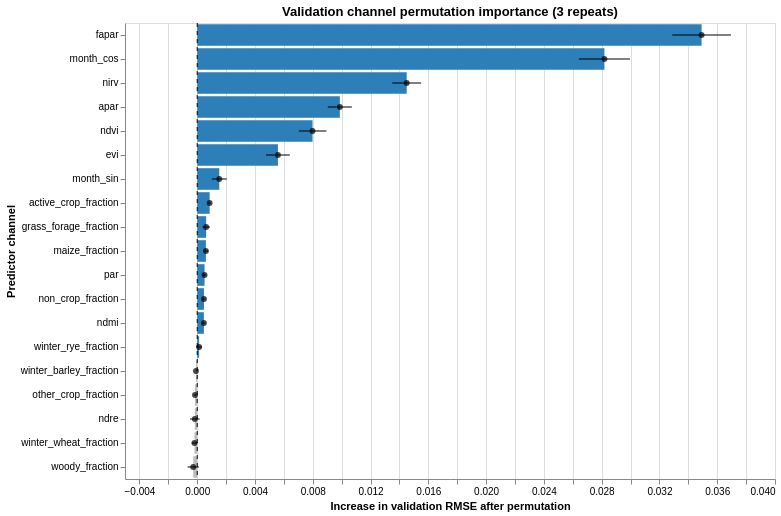

The code cell stored with this chart in its notebook:
### Code cell
PERMUTATION_REPEATS = 3
PERMUTATION_SEED = SEED + 1000


def collect_normalized_channel_maps(
    loader: DataLoader,
    dataset: SentinelAggregateDataset,
    channel_index: int,
) -> np.ndarray:
    channel_maps = None
    for x, _, _, _, sample_indices in loader:
        if channel_maps is None:
            channel_maps = np.empty(
                (len(dataset), x.shape[-2], x.shape[-1]),
                dtype=np.float32,
            )
        channel_maps[sample_indices.numpy()] = x[:, channel_index].numpy()
    if channel_maps is None:
        raise ValueError('Validation loader is empty.')
    return channel_maps


@torch.no_grad()
def predict_with_permuted_channel(
    model: nn.Module,
    loader: DataLoader,
    channel_index: int,
    channel_maps: np.ndarray,
    donor_indices: np.ndarray,
) -> tuple[np.ndarray, np.ndarray]:
    model.eval()
    observed_parts = []
    predicted_parts = []

    for x, weight, y, _, sample_indices in loader:
        sample_indices_np = sample_indices.numpy()
        donor_maps = channel_maps[donor_indices[sample_indices_np]]
        x = x.clone()
        x[:, channel_index] = torch.from_numpy(donor_maps)

        x_gpu = x.to(DEVICE, non_blocking=True)
        weight_gpu = weight.to(DEVICE, non_blocking=True)
        with torch.autocast(
            device_type=DEVICE.type,
            dtype=torch.float16,
            enabled=AMP_ENABLED,
        ):
            pred_map = model(x_gpu)

        predicted_parts.append(
            aggregate_prediction(pred_map, weight_gpu).cpu().numpy()
        )
        observed_parts.append(y.numpy())

    observed = denormalize_sif(np.concatenate(observed_parts))
    predicted = denormalize_sif(np.concatenate(predicted_parts))
    return observed, predicted


baseline_validation_rmse = val_metrics_raw['rmse']
importance_rows = []

for channel_index, channel_name in enumerate(channel_names):
    print(f'Permutation importance: {channel_index + 1} / {len(channel_names)} - {channel_name}')
    channel_maps = collect_normalized_channel_maps(
        val_loader, val_dataset, channel_index
    )

    for repeat in range(PERMUTATION_REPEATS):
        rng = np.random.default_rng(
            PERMUTATION_SEED + channel_index * 100 + repeat
        )
        donor_indices = rng.permutation(len(val_dataset))
        observed_permuted, predicted_permuted = predict_with_permuted_channel(
            model,
            val_loader,
            channel_index,
            channel_maps,
            donor_indices,
        )
        permuted_metrics = regression_metrics(
            observed_permuted, predicted_permuted
        )
        importance_rows.append({
            'channel': channel_name,
            'channel_index': channel_index,
            'repeat': repeat + 1,
            'baseline_validation_rmse': baseline_validation_rmse,
            'permuted_validation_rmse': permuted_metrics['rmse'],
            'delta_rmse': permuted_metrics['rmse'] - baseline_validation_rmse,
        })

    del channel_maps

permutation_importance_repeats = pd.DataFrame(importance_rows)
permutation_importance_summary = (
    permutation_importance_repeats
    .groupby(['channel', 'channel_index'], as_index=False)
    .agg(
        mean_permuted_rmse=('permuted_validation_rmse', 'mean'),
        mean_delta_rmse=('delta_rmse', 'mean'),
        sd_delta_rmse=('delta_rmse', 'std'),
    )
)
permutation_importance_summary['sd_delta_rmse'] = (
    permutation_importance_summary['sd_delta_rmse'].fillna(0.0)
)
permutation_importance_summary['lower_delta_rmse'] = (
    permutation_importance_summary['mean_delta_rmse']
    - permutation_importance_summary['sd_delta_rmse']
)
permutation_importance_summary['upper_delta_rmse'] = (
    permutation_importance_summary['mean_delta_rmse']
    + permutation_importance_summary['sd_delta_rmse']
)
permutation_importance_summary = (
    permutation_importance_summary
    .sort_values('mean_delta_rmse', ascending=False)
    .reset_index(drop=True)
)

display(permutation_importance_summary)

importance_order = permutation_importance_summary['channel'].tolist()
importance_base = alt.Chart(permutation_importance_summary).encode(
    y=alt.Y(
        'channel:N',
        sort=importance_order,
        title='Predictor channel',
    )
)
importance_bars = importance_base.mark_bar().encode(
    x=alt.X(
        'mean_delta_rmse:Q',
        title='Increase in validation RMSE after permutation',
    ),
    color=alt.condition(
        alt.datum.mean_delta_rmse >= 0,
        alt.value('#2c7fb8'),
        alt.value('#bdbdbd'),
    ),
)
importance_errors = importance_base.mark_rule(color='black').encode(
    x=alt.X('lower_delta_rmse:Q'),
    x2=alt.X2('upper_delta_rmse:Q'),
)
importance_points = importance_base.mark_point(
    color='black', filled=True, size=35
).encode(x=alt.X('mean_delta_rmse:Q'))
importance_zero = (
    alt.Chart(pd.DataFrame({'x': [0.0]}))
    .mark_rule(color='black', strokeDash=[4, 4])
    .encode(x='x:Q')
)
importance_chart = (
    importance_bars + importance_errors + importance_points + importance_zero
).properties(
    width=650,
    height=max(360, 24 * len(channel_names)),
    title=(
        'Validation channel permutation importance '
        f'({PERMUTATION_REPEATS} repeats)'
    ),
)
display(importance_chart)
#importance_chart.save(
#    str(OUTPUT_DIR / 'validation_channel_permutation_importance.pdf')
#)

permutation_importance_repeats.to_csv(
    OUTPUT_DIR / 'validation_permutation_importance_repeats.csv',
    index=False,
)
permutation_importance_summary.to_csv(
    OUTPUT_DIR / 'validation_permutation_importance_summary.csv',
    index=False,
)

### Figure 1 — Vega-Lite specification as saved in the notebook (floating-point values rounded to 4 significant figures)
{"config": {"view": {"continuousWidth": 300, "continuousHeight": 300}}, "layer": [{"mark": {"type": "bar"}, "encoding": {"color": {"condition": {"test": "(datum.mean_delta_rmse >= 0)", "value": "#2c7fb8"}, "value": "#bdbdbd"}, "x": {"field": "mean_delta_rmse", "title": "Increase in validation RMSE after permutation", "type": "quantitative"}, "y": {"field": "channel", "sort": ["fapar", "month_cos", "nirv", "apar", "ndvi", "evi", "month_sin", "active_crop_fraction", "grass_forage_fraction", "maize_fraction", "par", "non_crop_fraction", "ndmi", "winter_rye_fraction", "winter_barley_fraction", "other_crop_fraction", "ndre", "winter_wheat_fraction", "woody_fraction"], "title": "Predictor channel", "type": "nominal"}}}, {"mark": {"type": "rule", "color": "black"}, "encoding": {"x": {"field": "lower_delta_rmse", "type": "quantitative"}, "x2": {"field": "upper_delta_rmse"}, "y": {"field": "channel", "sort": ["fapar", "month_cos", "nirv", "apar", "ndvi", "evi", "month_sin", "active_crop_fraction", "grass_forage_fraction", "maize_fraction", "par", "non_crop_fraction", "ndmi", "winter_rye_fraction", "winter_barley_fraction", "other_crop_fraction", "ndre", "winter_wheat_fraction", "woody_fraction"], "title": "Predictor channel", "type": "nominal"}}}, {"mark": {"type": "point", "color": "black", "filled": true, "size": 35}, "encoding": {"x": {"field": "mean_delta_rmse", "type": "quantitative"}, "y": {"field": "channel", "sort": ["fapar", "month_cos", "nirv", "apar", "ndvi", "evi", "month_sin", "active_crop_fraction", "grass_forage_fraction", "maize_fraction", "par", "non_crop_fraction", "ndmi", "winter_rye_fraction", "winter_barley_fraction", "other_crop_fraction", "ndre", "winter_wheat_fraction", "woody_fraction"], "title": "Predictor channel", "type": "nominal"}}}, {"data": {"name": "data-cab89ea18155dec7d772e8112aba6047"}, "mark": {"type": "rule", "color": "black", "strokeDash": [4, 4]}, "encoding": {"x": {"field": "x", "type": "quantitative"}}}], "data": {"name": "data-2bd160e4c64fa40b1f25b903ccb39d12"}, "height": 456, "title": "Validation channel permutation importance (3 repeats)", "width": 650, "$schema": "https://vega.github.io/schema/vega-lite/v5.20.1.json", "datasets": {"data-2bd160e4c64fa40b1f25b903ccb39d12": [{"channel": "fapar", "channel_index": 5, "mean_permuted_rmse": 0.1075, "mean_delta_rmse": 0.03492, "sd_delta_rmse": 0.00203, "lower_delta_rmse": 0.03289, "upper_delta_rmse": 0.03695}, {"channel": "month_cos", "channel_index": 18, "mean_permuted_rmse": 0.1008, "mean_delta_rmse": 0.02819, "sd_delta_rmse": 0.001767, "lower_delta_rmse": 0.02642, "upper_delta_rmse": 0.02996}, {"channel": "nirv", "channel_index": 3, "mean_permuted_rmse": 0.0871, "mean_delta_rmse": 0.0145, "sd_delta_rmse": 0.001002, "lower_delta_rmse": 0.0135, "upper_delta_rmse": 0.0155}, {"channel": "apar", "channel_index": 7, "mean_permuted_rmse": 0.08247, "mean_delta_rmse": 0.009874, "sd_delta_rmse": 0.0008313, "lower_delta_rmse": 0.009042, "upper_delta_rmse": 0.0107}, {"channel": "ndvi", "channel_index": 1, "mean_permuted_rmse": 0.08058, "mean_delta_rmse": 0.007984, "sd_delta_rmse": 0.0009564, "lower_delta_rmse": 0.007028, "upper_delta_rmse": 0.008941}, {"channel": "evi", "channel_index": 2, "mean_permuted_rmse": 0.07818, "mean_delta_rmse": 0.005587, "sd_delta_rmse": 0.0008234, "lower_delta_rmse": 0.004764, "upper_delta_rmse": 0.006411}, {"channel": "month_sin", "channel_index": 17, "mean_permuted_rmse": 0.07412, "mean_delta_rmse": 0.001529, "sd_delta_rmse": 0.0005169, "lower_delta_rmse": 0.001012, "upper_delta_rmse": 0.002046}, {"channel": "active_crop_fraction", "channel_index": 15, "mean_permuted_rmse": 0.07346, "mean_delta_rmse": 0.00086, "sd_delta_rmse": 9.228e-05, "lower_delta_rmse": 0.0007677, "upper_delta_rmse": 0.0009523}, {"channel": "grass_forage_fraction", "channel_index": 12, "mean_permuted_rmse": 0.07321, "mean_delta_rmse": 0.0006187, "sd_delta_rmse": 0.0002703, "lower_delta_rmse": 0.0003485, "upper_delta_rmse": 0.000889}, {"channel": "maize_fraction", "channel_index": 11, "mean_permuted_rmse": 0.0732, "mean_delta_rmse": 0.000601, "sd_delta_rmse": 0.0001492, "lower_delta_rmse": 0.0004518, "upper_delta_rmse": 0.0007502}, {"channel": "par", "channel_index": 6, "mean_permuted_rmse": 0.0731, "mean_delta_rmse": 0.0005075, "sd_delta_rmse": 0.0001284, "lower_delta_rmse": 0.0003791, "upper_delta_rmse": 0.0006359}, {"channel": "non_crop_fraction", "channel_index": 16, "mean_permuted_rmse": 0.07306, "mean_delta_rmse": 0.0004668, "sd_delta_rmse": 0.0001104, "lower_delta_rmse": 0.0003563, "upper_delta_rmse": 0.0005772}, {"channel": "ndmi", "channel_index": 0, "mean_permuted_rmse": 0.07306, "mean_delta_rmse": 0.0004616, "sd_delta_rmse": 0.0001016, "lower_delta_rmse": 0.00036, "upper_delta_rmse": 0.0005632}, {"channel": "winter_rye_fraction", "channel_index": 10, "mean_permuted_rmse": 0.07273, "mean_delta_rmse": 0.0001324, "sd_delta_rmse": 0.0002012, "lower_delta_rmse": -6.877e-05, "upper_delta_rmse": 0.0003336}, {"channel": "winter_barley_fraction", "channel_index": 9, "mean_permuted_rmse": 0.07251, "mean_delta_rmse": -8.866e-05, "sd_delta_rmse": 8.215e-06, "lower_delta_rmse": -9.688e-05, "upper_delta_rmse": -8.045e-05}, {"channel": "other_crop_fraction", "channel_index": 14, "mean_permuted_rmse": 0.07244, "mean_delta_rmse": -0.0001552, "sd_delta_rmse": 6.744e-05, "lower_delta_rmse": -0.0002226, "upper_delta_rmse": -8.776e-05}, {"channel": "ndre", "channel_index": 4, "mean_permuted_rmse": 0.07243, "mean_delta_rmse": -0.0001672, "sd_delta_rmse": 0.0003298, "lower_delta_rmse": -0.000497, "upper_delta_rmse": 0.0001626}, {"channel": "winter_wheat_fraction", "channel_index": 8, "mean_permuted_rmse": 0.07241, "mean_delta_rmse": -0.0001896, "sd_delta_rmse": 0.0001931, "lower_delta_rmse": -0.0003827, "upper_delta_rmse": 3.571e-06}, {"channel": "woody_fraction", "channel_index": 13, "mean_permuted_rmse": 0.07232, "mean_delta_rmse": -0.0002776, "sd_delta_rmse": 0.0003878, "lower_delta_rmse": -0.0006654, "upper_delta_rmse": 0.0001102}], "data-cab89ea18155dec7d772e8112aba6047": [{"x": 0.0}]}}
